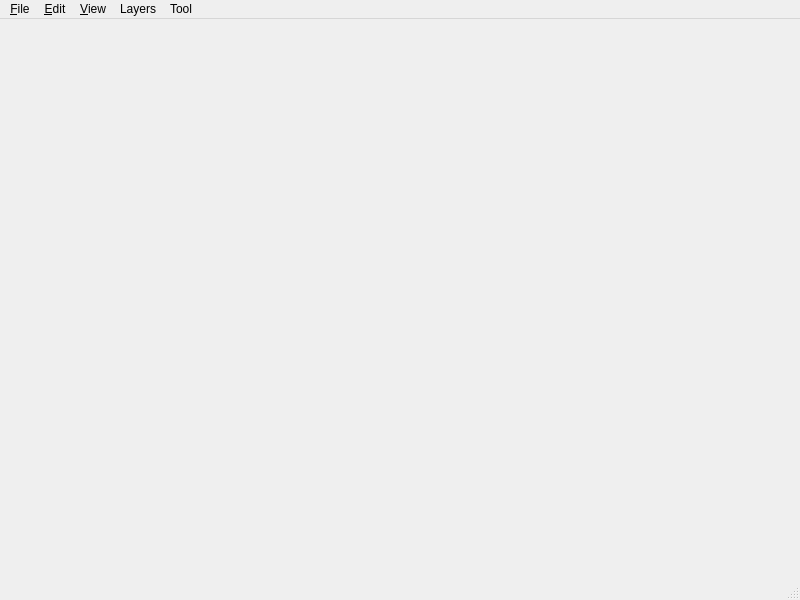
<?xml version="1.0" encoding="UTF-8"?>
<ui version="4.0">
 <class>MainWindow</class>
 <widget class="QMainWindow" name="MainWindow">
  <property name="geometry">
   <rect>
    <x>0</x>
    <y>0</y>
    <width>800</width>
    <height>600</height>
   </rect>
  </property>
  <property name="windowTitle">
   <string>Layout Tool</string>
  </property>
  <widget class="QWidget" name="centralwidget">
   <layout class="QHBoxLayout" name="horizontalLayout">
    <item>
     <layout class="QVBoxLayout" name="main_layout"/>
    </item>
   </layout>
  </widget>
  <widget class="QMenuBar" name="menubar">
   <property name="geometry">
    <rect>
     <x>0</x>
     <y>0</y>
     <width>800</width>
     <height>21</height>
    </rect>
   </property>
   <widget class="QMenu" name="menuFile">
    <property name="title">
     <string>&amp;File</string>
    </property>
    <addaction name="action_New"/>
    <addaction name="action_Open"/>
    <addaction name="separator"/>
    <addaction name="action_Save"/>
    <addaction name="action_Save_As"/>
    <addaction name="action_Export_Cry_Layout"/>
   </widget>
   <widget class="QMenu" name="menu_Edit">
    <property name="title">
     <string>&amp;Edit</string>
    </property>
    <addaction name="action_Undo"/>
    <addaction name="action_Redo"/>
   </widget>
   <widget class="QMenu" name="menu_View">
    <property name="title">
     <string>&amp;View</string>
    </property>
    <addaction name="action_View_Grid"/>
    <addaction name="action_View_Walls"/>
    <addaction name="separator"/>
    <addaction name="action_Zoom_In"/>
    <addaction name="action_Zoom_Out"/>
    <addaction name="separator"/>
    <addaction name="action_Rotate_90_CW"/>
    <addaction name="action_Rotate_90_CCW"/>
   </widget>
   <widget class="QMenu" name="menuTool">
    <property name="title">
     <string>Tool</string>
    </property>
    <addaction name="action_Select"/>
    <addaction name="action_Place"/>
    <addaction name="action_Draw"/>
   </widget>
   <widget class="QMenu" name="menuLayers">
    <property name="title">
     <string>Layers</string>
    </property>
    <addaction name="action_Add_Layer"/>
    <addaction name="action_Raise_Layer"/>
    <addaction name="action_Lower_Layer"/>
    <addaction name="action_Remove_Layer"/>
    <addaction name="action_Duplicate_Layer"/>
   </widget>
   <addaction name="menuFile"/>
   <addaction name="menu_Edit"/>
   <addaction name="menu_View"/>
   <addaction name="menuLayers"/>
   <addaction name="menuTool"/>
  </widget>
  <widget class="QStatusBar" name="statusbar"/>
  <action name="action_Open">
   <property name="text">
    <string>&amp;Open...</string>
   </property>
   <property name="shortcut">
    <string>Ctrl+O</string>
   </property>
  </action>
  <action name="action_Save">
   <property name="text">
    <string>&amp;Save</string>
   </property>
   <property name="shortcut">
    <string>Ctrl+S</string>
   </property>
  </action>
  <action name="action_Save_As">
   <property name="text">
    <string>Save &amp;As...</string>
   </property>
   <property name="shortcut">
    <string>Ctrl+Shift+S</string>
   </property>
  </action>
  <action name="action_Undo">
   <property name="text">
    <string>&amp;Undo</string>
   </property>
   <property name="shortcut">
    <string>Ctrl+Z</string>
   </property>
  </action>
  <action name="action_Redo">
   <property name="text">
    <string>&amp;Redo</string>
   </property>
   <property name="shortcut">
    <string>Ctrl+Shift+Z</string>
   </property>
  </action>
  <action name="action_New">
   <property name="text">
    <string>&amp;New...</string>
   </property>
   <property name="shortcut">
    <string>Ctrl+N</string>
   </property>
  </action>
  <action name="action_View_Grid">
   <property name="text">
    <string>View &amp;Grid</string>
   </property>
   <property name="shortcut">
    <string>Ctrl+G</string>
   </property>
  </action>
  <action name="action_Zoom_In">
   <property name="text">
    <string>Zoom In</string>
   </property>
   <property name="shortcut">
    <string>Ctrl+=</string>
   </property>
  </action>
  <action name="action_Zoom_Out">
   <property name="text">
    <string>Zoom Out</string>
   </property>
   <property name="shortcut">
    <string>Ctrl+-</string>
   </property>
  </action>
  <action name="action_Rotate_90_CW">
   <property name="text">
    <string>Rotate 90 CW</string>
   </property>
  </action>
  <action name="action_Rotate_90_CCW">
   <property name="text">
    <string>Rotate 90 CCW</string>
   </property>
  </action>
  <action name="action_Select">
   <property name="checkable">
    <bool>true</bool>
   </property>
   <property name="text">
    <string>Select</string>
   </property>
   <property name="shortcut">
    <string>1</string>
   </property>
  </action>
  <action name="action_Place">
   <property name="checkable">
    <bool>true</bool>
   </property>
   <property name="text">
    <string>Place</string>
   </property>
   <property name="shortcut">
    <string>2</string>
   </property>
  </action>
  <action name="action_Draw">
   <property name="checkable">
    <bool>true</bool>
   </property>
   <property name="text">
    <string>Draw</string>
   </property>
   <property name="shortcut">
    <string>3</string>
   </property>
  </action>
  <action name="action_Add_Layer">
   <property name="text">
    <string>Add Layer</string>
   </property>
  </action>
  <action name="action_Raise_Layer">
   <property name="text">
    <string>Raise Layer</string>
   </property>
  </action>
  <action name="action_Lower_Layer">
   <property name="text">
    <string>Lower Layer</string>
   </property>
  </action>
  <action name="action_Remove_Layer">
   <property name="text">
    <string>Remove Layer</string>
   </property>
  </action>
  <action name="action_Duplicate_Layer">
   <property name="text">
    <string>Duplicate Layer</string>
   </property>
  </action>
  <action name="action_Export_Cry_Layout">
   <property name="text">
    <string>Export Cry Layout</string>
   </property>
  </action>
  <action name="action_View_Walls">
   <property name="checkable">
    <bool>true</bool>
   </property>
   <property name="text">
    <string>View Walls</string>
   </property>
  </action>
 </widget>
 <resources/>
 <connections/>
</ui>
